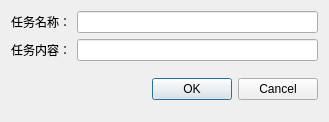
<?xml version="1.0" encoding="UTF-8"?>
<ui version="4.0">
 <class>NewTaskDialog</class>
 <widget class="QDialog" name="NewTaskDialog">
  <property name="geometry">
   <rect>
    <x>0</x>
    <y>0</y>
    <width>329</width>
    <height>122</height>
   </rect>
  </property>
  <property name="windowTitle">
   <string>Dialog</string>
  </property>
  <layout class="QVBoxLayout" name="verticalLayout">
   <item>
    <layout class="QHBoxLayout" name="horizontalLayout">
     <item>
      <widget class="QLabel" name="label">
       <property name="text">
        <string>任务名称：</string>
       </property>
      </widget>
     </item>
     <item>
      <widget class="QLineEdit" name="lineEdit"/>
     </item>
    </layout>
   </item>
   <item>
    <layout class="QHBoxLayout" name="horizontalLayout_2">
     <item>
      <widget class="QLabel" name="label_2">
       <property name="text">
        <string>任务内容：</string>
       </property>
      </widget>
     </item>
     <item>
      <widget class="QLineEdit" name="lineEdit_2"/>
     </item>
    </layout>
   </item>
   <item>
    <layout class="QHBoxLayout" name="horizontalLayout_3">
     <item>
      <spacer name="verticalSpacer">
       <property name="orientation">
        <enum>Qt::Orientation::Vertical</enum>
       </property>
       <property name="sizeHint" stdset="0">
        <size>
         <width>20</width>
         <height>40</height>
        </size>
       </property>
      </spacer>
     </item>
     <item>
      <spacer name="horizontalSpacer">
       <property name="orientation">
        <enum>Qt::Orientation::Horizontal</enum>
       </property>
       <property name="sizeHint" stdset="0">
        <size>
         <width>40</width>
         <height>20</height>
        </size>
       </property>
      </spacer>
     </item>
     <item>
      <widget class="QDialogButtonBox" name="buttonBox">
       <property name="orientation">
        <enum>Qt::Orientation::Horizontal</enum>
       </property>
       <property name="standardButtons">
        <set>QDialogButtonBox::StandardButton::Cancel|QDialogButtonBox::StandardButton::Ok</set>
       </property>
      </widget>
     </item>
    </layout>
   </item>
  </layout>
 </widget>
 <resources/>
 <connections>
  <connection>
   <sender>buttonBox</sender>
   <signal>accepted()</signal>
   <receiver>NewTaskDialog</receiver>
   <slot>accept()</slot>
   <hints>
    <hint type="sourcelabel">
     <x>248</x>
     <y>254</y>
    </hint>
    <hint type="destinationlabel">
     <x>157</x>
     <y>274</y>
    </hint>
   </hints>
  </connection>
  <connection>
   <sender>buttonBox</sender>
   <signal>rejected()</signal>
   <receiver>NewTaskDialog</receiver>
   <slot>reject()</slot>
   <hints>
    <hint type="sourcelabel">
     <x>316</x>
     <y>260</y>
    </hint>
    <hint type="destinationlabel">
     <x>286</x>
     <y>274</y>
    </hint>
   </hints>
  </connection>
 </connections>
</ui>
